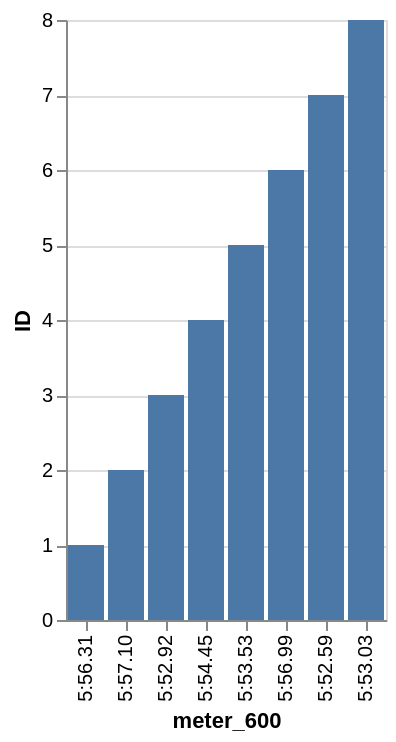

Write a Vega-Lite specification for this figure.
### Vega-Lite specification from a JSON file in a GitHub repository (floating-point values rounded to 4 significant figures)
{"data": {"values": [{"x_data": "5:56.31", "y_data": 1}, {"x_data": "5:57.10", "y_data": 2}, {"x_data": "5:52.92", "y_data": 3}, {"x_data": "5:54.45", "y_data": 4}, {"x_data": "5:53.53", "y_data": 5}, {"x_data": "5:56.99", "y_data": 6}, {"x_data": "5:52.59", "y_data": 7}, {"x_data": "5:53.03", "y_data": 8}]}, "mark": "bar", "encoding": {"x": {"field": "x_data", "type": "nominal", "title": "meter_600", "sort": {"op": "sum", "field": "y_data", "order": "ascending"}}, "y": {"field": "y_data", "type": "quantitative", "title": "ID"}}}
